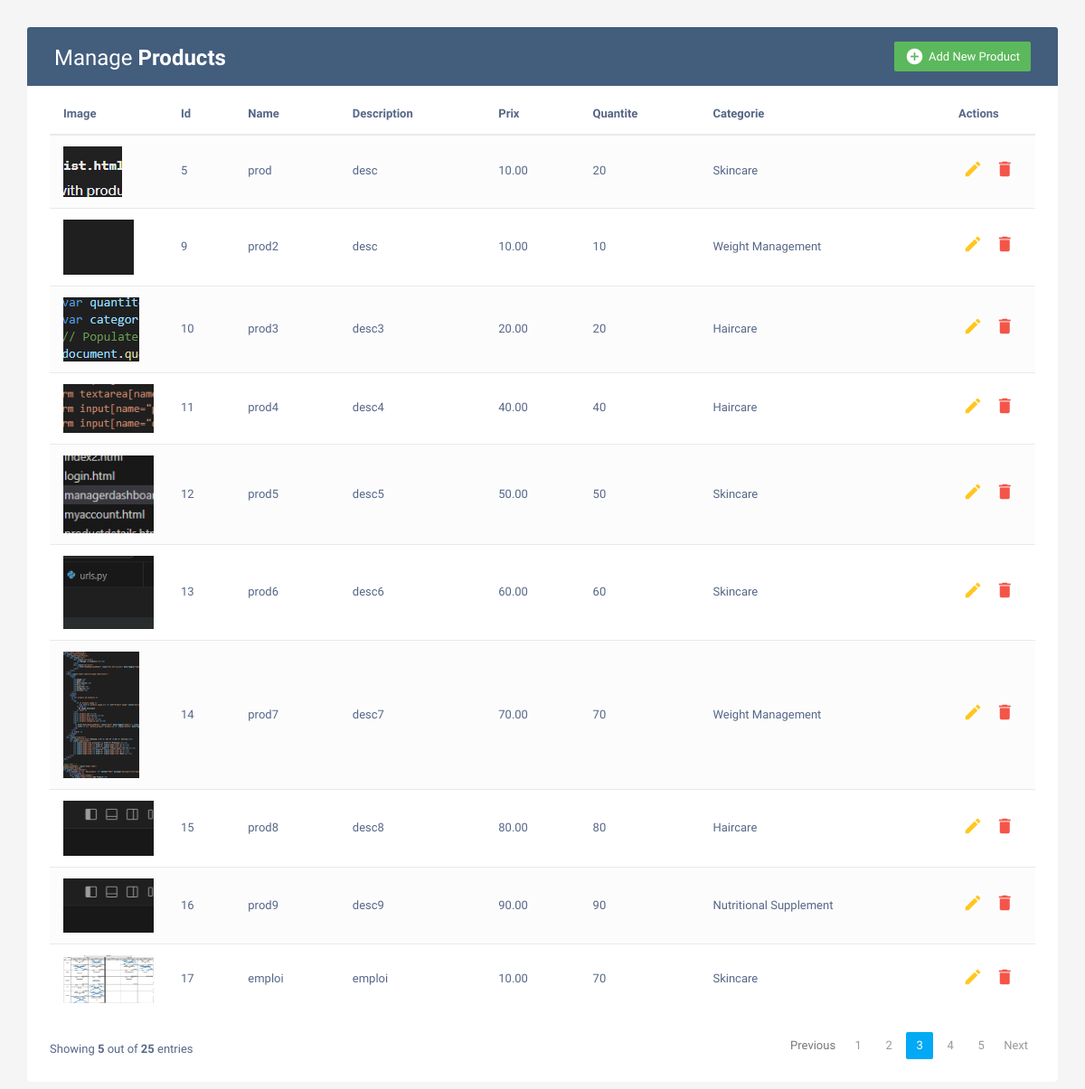
Before: /managerdashboard/ with the older database file.
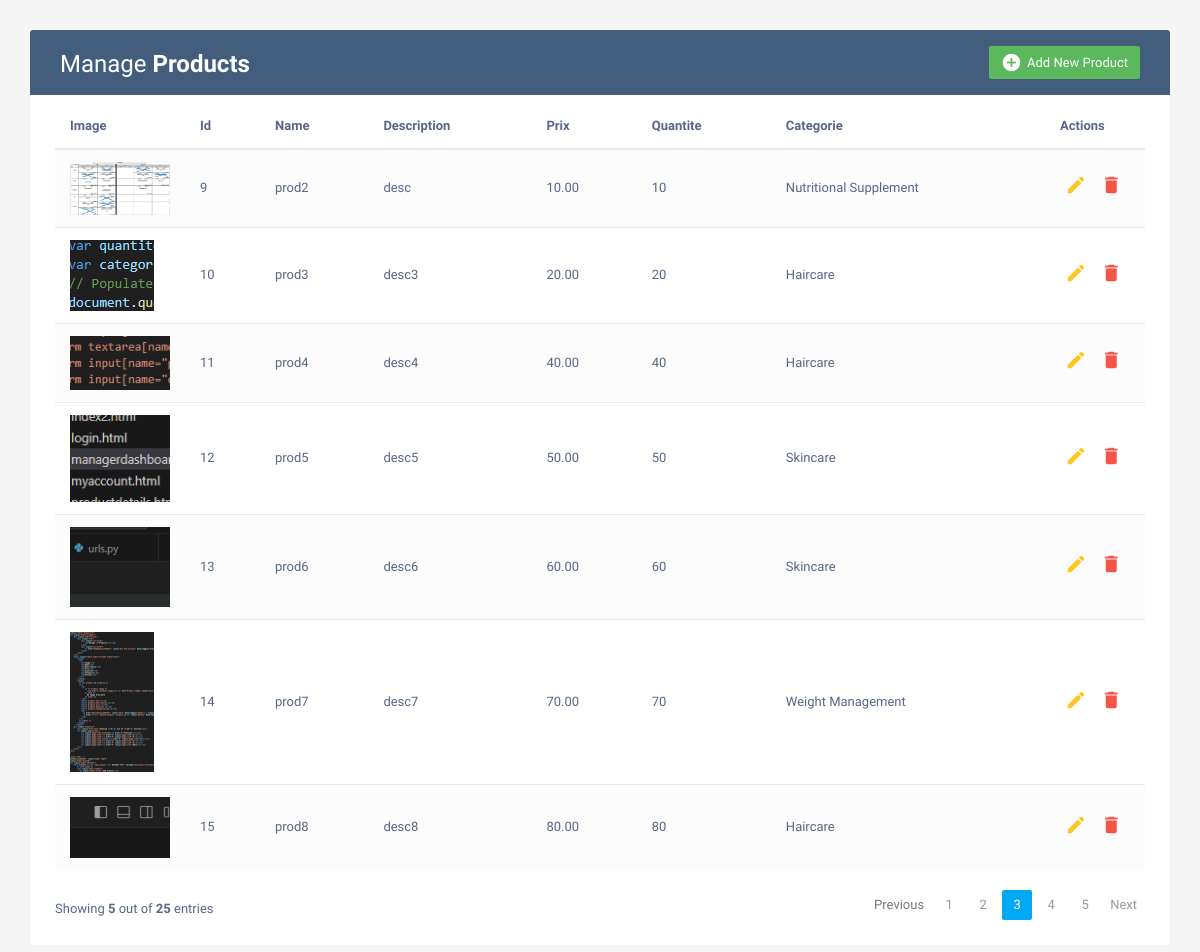
After: the same page with the newer database file.
### myapp/models.py (models this page shows)
class Product(models.Model):
    id = models.AutoField(primary_key=True)
    nom = models.CharField(max_length=255)
    description = models.TextField()
    prix = models.DecimalField(max_digits=10, decimal_places=2)
    quantite = models.IntegerField(default=0)
    image = models.ImageField(upload_to='produits/')
    categorie = models.ForeignKey('Category', on_delete=models.CASCADE)

class Category(models.Model):
    id = models.AutoField(primary_key=True)
    nom = models.CharField(max_length=255)

### parapharmacie/views.py (the view)
# urls.py: path('managerdashboard/', views.managerdashboard, name='managerdashboard'),
def managerdashboard(request):
    products = Product.objects.all()
    categories = Category.objects.all()
    return render(request, 'managerdashboard.html', {'categories': categories, 'products': products})

### parapharmacie/templates/managerdashboard.html (shortened to what this page needs)
<!DOCTYPE html>
<html lang="en">
<head>
<link rel="stylesheet" href="https://maxcdn.bootstrapcdn.com/font-awesome/4.7.0/css/font-awesome.min.css">
<link rel="stylesheet" href="https://maxcdn.bootstrapcdn.com/bootstrap/3.3.7/css/bootstrap.min.css">
</head>
<body>
    <div class="container">
		<div class="table-responsive">
			<div class="table-wrapper">
				<div class="table-title">
					<div class="row">
						<div class="col-xs-6">
							<h2>Manage <b>Products</b></h2>
						</div>
						<div class="col-xs-6">
							<a href="#addEmployeeModal" class="btn btn-success" data-toggle="modal"><i class="material-icons">&#xE147;</i> <span>Add New Product</span></a>
						</div>
					</div>
				</div>
				<table class="table table-striped table-hover">
                    <thead>
                      <tr>
                        <th>Image</th>
                        <th>Id</th>
                        <th>Name</th>
                        <th>Description</th>
                        <th>Prix</th>
                        <th>Quantite</th>
                        <th>Categorie</th>
                        <th>Actions</th>
                      </tr>
                    </thead>
                    <tbody>
                      {% for product in products %}
                      <tr>
                        <td>
                            {% if product.image %}
                              <img src="{{ product.image.url }}" alt="Product Image" style="max-width: 100px;">
                            {% else %}
                              No Image Available
                            {% endif %}
                        </td>
                        <td>{{ product.id }}</td>
                        <td>{{ product.nom }}</td>
                        <td>{{ product.description }}</td>
                        <td>{{ product.prix }}</td>
                        <td>{{ product.quantite }}</td>
                        <td>{{ product.categorie.nom }}</td>
                        <td>
                          <a href="#editEmployeeModal" class="edit" data-toggle="modal"><i class="material-icons" data-toggle="tooltip" title="Edit">&#xE254;</i></a>
						  <a href="{% url 'delete_product' product.id %}" class="delete" data-toggle="modal"><i class="material-icons" data-toggle="tooltip" title="Delete">&#xE872;</i></a>
						</td>
                      </tr>
                      {% endfor %}
                    </tbody>
                  </table>
				<div class="clearfix">
					<div class="hint-text">Showing <b>5</b> out of <b>25</b> entries</div>
					<ul class="pagination">
						<li class="page-item disabled"><a href="#">Previous</a></li>
						<li class="page-item"><a href="#" class="page-link">1</a></li>
						<li class="page-item"><a href="#" class="page-link">2</a></li>
						<li class="page-item active"><a href="#" class="page-link">3</a></li>
						<li class="page-item"><a href="#" class="page-link">4</a></li>
						<li class="page-item"><a href="#" class="page-link">5</a></li>
						<li class="page-item"><a href="#" class="page-link">Next</a></li>
					</ul>
				</div>
			</div>
		</div>
    </div>
</body>
</html>

### parapharmacie/templates/managerdashboard.html (style rules this page uses)
body { color: #566787; background: #f5f5f5; font-family: 'Varela Round', sans-serif; font-size: 13px; }
.table-responsive { margin: 30px 0; }
.table-wrapper { min-width: 1000px; background: #fff; padding: 20px 25px; border-radius: 3px; box-shadow: 0 1px 1px rgba(0,0,0,.05); }
.table-title { padding-bottom: 15px; background: #435d7d; color: #fff; padding: 16px 30px; margin: -20px -25px 10px; border-radius: 3px 3px 0 0; }
.table-title h2 { margin: 5px 0 0; font-size: 24px; }
.table-title .btn { color: #fff; float: right; font-size: 13px; border: none; min-width: 50px; border-radius: 2px; border: none; outline: none !important; margin-left: 10px; }
.table-title .btn i { float: left; font-size: 21px; margin-right: 5px; }
.table-title .btn span { float: left; margin-top: 2px; }
table.table tr th, table.table tr td { border-color: #e9e9e9; padding: 12px 15px; vertical-align: middle; }
table.table tr th:first-child { width: 60px; }
table.table tr th:last-child { width: 100px; }
table.table-striped tbody tr:nth-of-type(odd) { background-color: #fcfcfc; }
table.table td:last-child i { opacity: 0.9; font-size: 22px; margin: 0 5px; }
table.table td a { font-weight: bold; color: #566787; display: inline-block; text-decoration: none; outline: none !important; }
table.table td a.edit { color: #FFC107; }
table.table td a.delete { color: #F44336; }
table.table td i { font-size: 19px; }
.pagination { float: right; margin: 0 0 5px; }
.pagination li a { border: none; font-size: 13px; min-width: 30px; min-height: 30px; color: #999; margin: 0 2px; line-height: 30px; border-radius: 2px !important; text-align: center; padding: 0 6px; }
.pagination li.active a, .pagination li.active a.page-link { background: #03A9F4; }
.hint-text { float: left; margin-top: 10px; font-size: 13px; }

Changed rows visible on the page:
removed Product: image (picture), id "5", nom "prod", description "desc", prix "10.00", quantite "20", categorie.nom "Skincare"
removed Product: image (picture), id "16", nom "prod9", description "desc9", prix "90.00", quantite "90", categorie.nom "Nutritional Supplement"
removed Product: image (picture), id "17", nom "emploi", description "emploi", prix "10.00", quantite "70", categorie.nom "Skincare"
changed Product "prod2": image: a different picture; categorie.nom "Weight Management" → "Nutritional Supplement"
